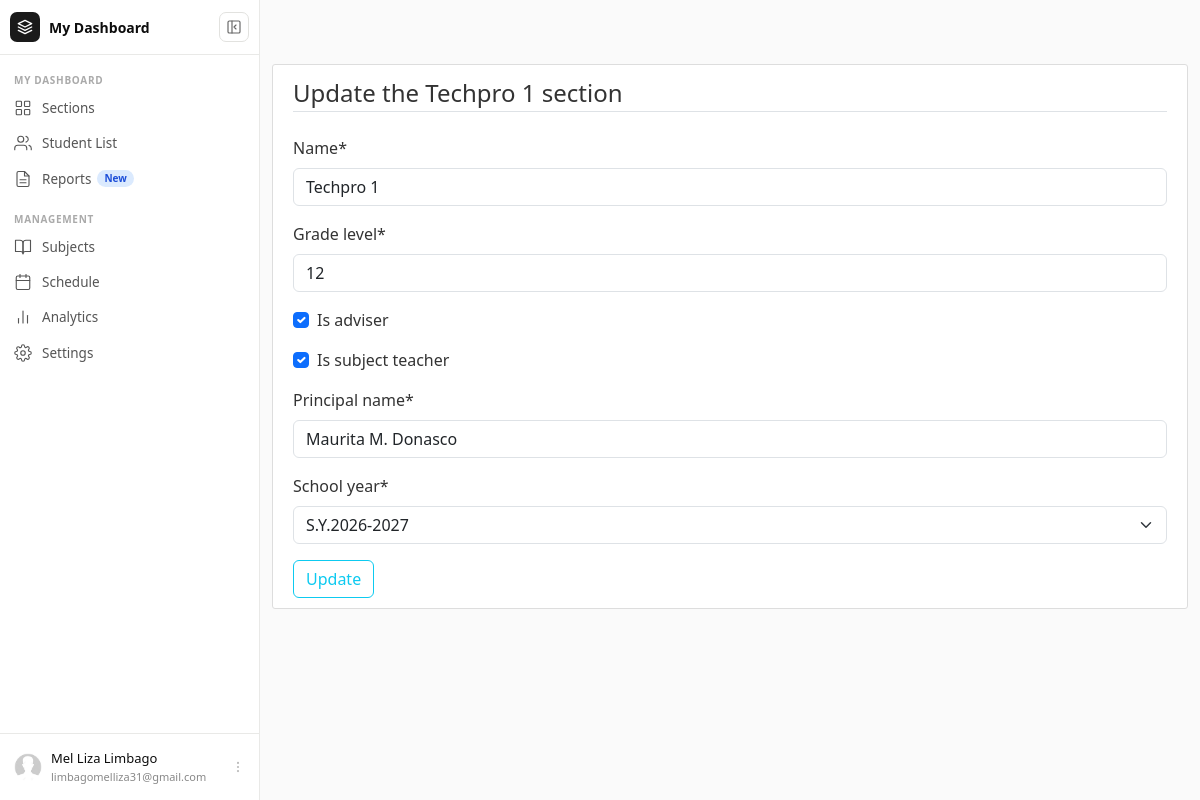
Screenshot of /section/detail/1/update (signed in) with the database file from the repository.
### users/models.py (models this page shows, shortened)
class Profile(models.Model):
    user = models.OneToOneField(User, on_delete=models.CASCADE)
    image = models.ImageField(default='default.jpg', upload_to='profile_pics')

### sections/models.py (models this page shows, shortened)
class Section(models.Model):
    adviser = models.ForeignKey(User, on_delete=models.CASCADE)
    name = models.CharField(max_length=20, null=True)
    grade_level = models.IntegerField(null=True)
    is_adviser = models.BooleanField(default=True)
    is_subject_teacher = models.BooleanField(default=False)
    principal_name = models.CharField(max_length=100, null=True)
    school_year = models.ForeignKey(schoolYear,on_delete=models.CASCADE, limit_choices_to= {'is_active':True}, default='S.Y. 2026-2027')

### schoolYear/models.py (models this page shows)
class schoolYear(models.Model):
    name = models.CharField(unique=True,max_length=150)
    start_date = models.DateField()
    end_date = models.DateField()
    is_active = models.BooleanField(default=True, verbose_name="Active Status")
    def __str__(self):
        return self.name

### sections/views.py (the view, shortened to what this page needs)
# urls.py: path('detail/<int:pk>/update', SectionUpdateView.as_view(),name='section-update'),
class SectionUpdateView(LoginRequiredMixin, UserPassesTestMixin, UpdateView):
    model = Section
    fields = ['name','grade_level','is_adviser','is_subject_teacher','principal_name','school_year']
    template_name = 'sections/section_update.html'
    def get_object(self, queryset=None):
        return get_object_or_404(Section, pk=self.kwargs['pk'])
    def test_func(self):
        section = self.get_object()
        if self.request.user == section.adviser:
            return True
        return False

### sections/templates/sections/section_update.html (shortened to what this page needs)
{% extends "users/base.html" %}
{% load crispy_forms_tags %}
{% block content %}
	<div class="content-section">
		<form method="POST">
			<fieldset class="form-group">
				<legend class="border-bottom mb-4">Update the {{ section.name }} section</legend>
			{{ form|crispy }}
			</fieldset>
			<div class="form-group">
				<button class="btn btn-outline-info" type="submit">Update</button>
			</div>
		</form>
	</div>
{% endblock content %}

### users/templates/partials/_sidebar.html (shortened to what this page needs)
{% load static %}
{% if user.is_authenticated %}
<div id="cs-sidebar">
  <div class="cs-top">
    <div class="cs-brand">
      <div class="cs-brand-icon">
        <svg width="16" height="16" viewBox="0 0 24 24" fill="none" stroke="currentColor" stroke-width="2" stroke-linecap="round" stroke-linejoin="round">
          <path d="M12 2L2 7l10 5 10-5-10-5zM2 17l10 5 10-5M2 12l10 5 10-5"/>
        </svg>
      </div>
      <span class="cs-brand-name">My Dashboard</span>
    </div>
    <button class="cs-toggle-btn" id="cs-toggle" type="button" aria-label="Toggle sidebar">
      <svg width="16" height="16" viewBox="0 0 24 24" fill="none" stroke="currentColor" stroke-width="1.75" stroke-linecap="round" stroke-linejoin="round">
        <rect x="3" y="3" width="18" height="18" rx="2"/>
        <path d="M9 3v18"/>
        <path class="cs-arrow" d="M15 9l-3 3 3 3"/>
      </svg>
    </button>
  </div>
  <nav class="cs-nav">
    <div class="cs-section-label">MY DASHBOARD</div>
    <ul>
      <li>
        <a class="cs-link {% if request.resolver_match.url_name == 'section-home' %}active{% endif %}"
           href="{% url 'section-home' %}">
          <span class="cs-label">Sections</span>
        </a>
      </li>
      <li>
        <a class="cs-link {% if request.resolver_match.url_name == 'student-home' %}active{% endif %}"
           href="{% url 'student-home' %}">
          <svg class="cs-icon" viewBox="0 0 24 24" fill="none" stroke="currentColor" stroke-width="1.5" stroke-linecap="round" stroke-linejoin="round" aria-hidden="true">
            <path d="M17 21v-2a4 4 0 0 0-4-4H5a4 4 0 0 0-4 4v2"/>
            <circle cx="9" cy="7" r="4"/>
            <path d="M23 21v-2a4 4 0 0 0-3-3.87M16 3.13a4 4 0 0 1 0 7.75"/>
          </svg>
          <span class="cs-label">Student List</span>
        </a>
      </li>
      <li>
        <a class="cs-link" href="#">
          <span class="cs-label">Reports <span class="cs-badge">New</span></span>
        </a>
      </li>
    </ul>
    <div class="cs-section-label">MANAGEMENT</div>
    <ul>
      <li>
        <a class="cs-link" href="#">
          <svg class="cs-icon" viewBox="0 0 24 24" fill="none" stroke="currentColor" stroke-width="1.5" stroke-linecap="round" stroke-linejoin="round" aria-hidden="true">
            <path d="M2 3h6a4 4 0 0 1 4 4v14a3 3 0 0 0-3-3H2z"/>
            <path d="M22 3h-6a4 4 0 0 0-4 4v14a3 3 0 0 1 3-3h7z"/>
          </svg>
          <span class="cs-label">Subjects</span>
        </a>
      </li>
      <li>
        <a class="cs-link" href="#">
          <span class="cs-label">Schedule</span>
        </a>
      </li>
      <li>
        <a class="cs-link" href="#">
          <svg class="cs-icon" viewBox="0 0 24 24" fill="none" stroke="currentColor" stroke-width="1.5" stroke-linecap="round" stroke-linejoin="round" aria-hidden="true">
            <line x1="18" y1="20" x2="18" y2="10"/>
            <line x1="12" y1="20" x2="12" y2="4"/>
            <line x1="6" y1="20" x2="6" y2="14"/>
          </svg>
          <span class="cs-label">Analytics</span>
        </a>
      </li>
      <li>
        <a class="cs-link {% if request.resolver_match.url_name == 'profile' %}active{% endif %}"
           href="{% url 'profile' %}">
          <span class="cs-label">Settings</span>
        </a>
      </li>
    </ul>
  </nav>
  <div class="cs-footer">
    <div class="dropup">
      <button class="cs-user-btn" type="button" data-bs-toggle="dropdown" aria-expanded="false">
        <img class="cs-avatar" src="{{ user.profile.image.url }}" alt="{{ user.get_full_name }}">
        <div class="cs-user-info">
          <div class="cs-user-name">{{ user.first_name }} {{ user.last_name }}</div>
          <div class="cs-user-email">{{ user.email }}</div>
        </div>
        <svg class="cs-dots" width="14" height="14" viewBox="0 0 24 24" fill="none" stroke="currentColor" stroke-width="1.75" stroke-linecap="round" aria-hidden="true">
          <circle cx="12" cy="5" r="1"/><circle cx="12" cy="12" r="1"/><circle cx="12" cy="19" r="1"/>
        </svg>
      </button>
    </div>
  </div>
</div>
{% endif %}

### users/static/users/main.css (style rules this page uses)
body { background: #fafafa; color: #333333; }
ul { margin: 0; }
.content-section { background: #ffffff; padding: 10px 20px; border: 1px solid #dddddd; border-radius: 3px; margin-bottom: 20px; }

### users/static/css/sidebar.css (style rules this page uses)
#cs-sidebar *, #cs-sidebar *::before, #cs-sidebar *::after { box-sizing: border-box; }
#cs-sidebar { width: 260px; min-width: 260px; height: 100vh; position: sticky; top: 0; background: #fff; border-right: 1px solid #e9e9e7; display: flex; flex-direction: column; transition: width 0.25s cubic-bezier(0.4,0,0.2,1), min-width 0.25s cubic-bezier(0.4,0,0.2,1); overflow: hidden; z-index: 100; flex-shrink: 0; }
.cs-top { display: flex; align-items: center; justify-content: space-between; gap: 8px; padding: 12px 10px; border-bottom: 1px solid #e9e9e7; min-height: 54px; }
.cs-brand { display: flex; align-items: center; gap: 9px; overflow: hidden; min-width: 0; }
.cs-brand-icon { width: 30px; height: 30px; min-width: 30px; background: #1a1a1a; border-radius: 7px; display: flex; align-items: center; justify-content: center; color: #fff; }
.cs-brand-name { font-size: 14px; font-weight: 600; color: #0d0d0d; white-space: nowrap; opacity: 1; transition: opacity 0.15s; }
.cs-toggle-btn { width: 30px; height: 30px; min-width: 30px; padding: 0; background: transparent; border: 1px solid #e2e2df; border-radius: 7px; display: flex; align-items: center; justify-content: center; cursor: pointer; color: #666; transition: background 0.12s; }
.cs-nav { flex: 1; overflow-y: auto; overflow-x: hidden; padding: 8px 6px 4px; }
.cs-nav ul { list-style: none; padding: 0; margin: 0 0 6px; }
.cs-section-label { padding: 10px 8px 3px; font-size: 10px; font-weight: 600; letter-spacing: 0.07em; color: #aaa; white-space: nowrap; overflow: hidden; transition: opacity 0.15s, height 0.25s, padding 0.25s; }
.cs-link { display: flex; align-items: center; gap: 10px; padding: 7px 8px; border-radius: 7px; text-decoration: none; color: #555; font-size: 13.5px; font-weight: 400; white-space: nowrap; overflow: hidden; transition: background 0.1s, color 0.1s; position: relative; margin-bottom: 1px; }
.cs-icon { width: 18px; height: 18px; min-width: 18px; flex-shrink: 0; }
.cs-label { flex: 1; overflow: hidden; text-overflow: ellipsis; display: flex; align-items: center; gap: 6px; opacity: 1; transition: opacity 0.15s; }
.cs-badge { font-size: 10px; font-weight: 600; background: #dbeafe; color: #1d4ed8; padding: 1px 7px; border-radius: 99px; }
.cs-footer { border-top: 1px solid #e9e9e7; padding: 8px 6px; }
.cs-user-btn { display: flex; align-items: center; gap: 9px; padding: 7px 8px; border-radius: 7px; width: 100%; background: transparent; border: none; cursor: pointer; overflow: hidden; transition: background 0.12s; text-align: left; }
.cs-avatar { width: 28px !important; height: 28px !important; min-width: 28px !important; border-radius: 50% !important; object-fit: cover !important; flex-shrink: 0 !important; display: block !important; }
.cs-user-info { flex: 1; overflow: hidden; min-width: 0; opacity: 1; transition: opacity 0.15s; }
.cs-user-name { font-size: 13px; font-weight: 500; color: #0d0d0d; white-space: nowrap; overflow: hidden; text-overflow: ellipsis; }
.cs-user-email { font-size: 11px; color: #888; white-space: nowrap; overflow: hidden; text-overflow: ellipsis; }
.cs-dots { flex-shrink: 0; color: #bbb; opacity: 1; transition: opacity 0.15s; }

### rows the page displays
Section: name "Techpro 1", grade_level "12", is_adviser "☑", is_subject_teacher "☑", principal_name "Maurita M. Donasco", school_year "S.Y.2026-2027"

### other values shown
{{ user.first_name }} "Mel Liza"
{{ user.last_name }} "Limbago"
{{ user.email }} "limbagomelliza31@gmail.com"
